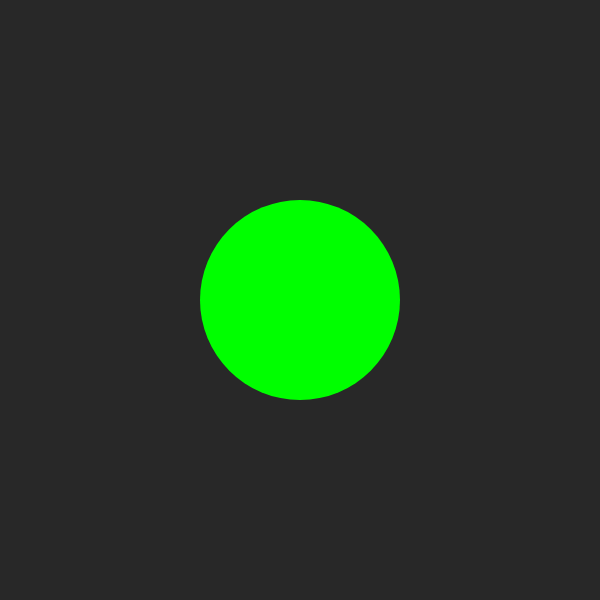
Frame 1 (no input)
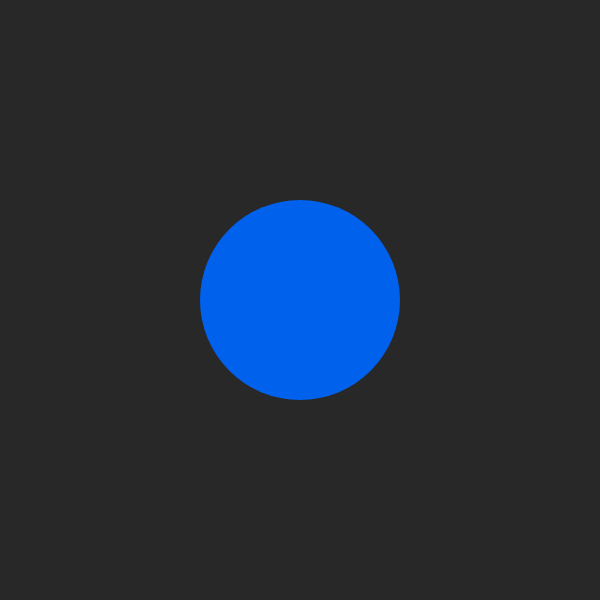
Frame 60 (no input)
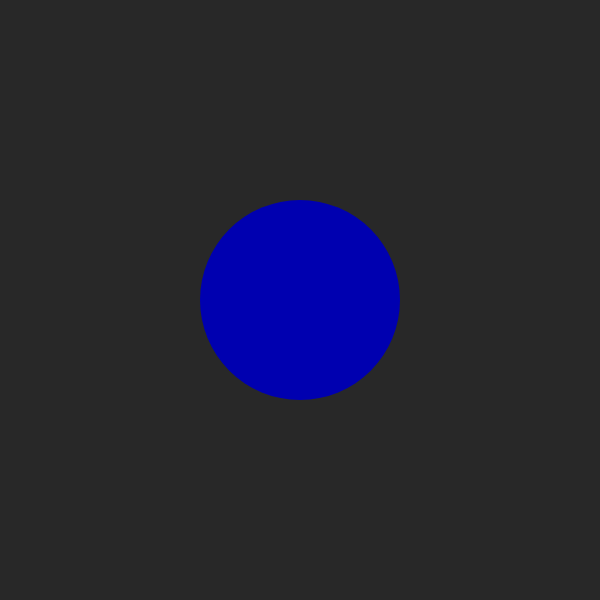
Frame 120 (the mouse pressed at the canvas centre since frame 60)

The p5.js sketch that drew these frames (run headless with seeded random() and noise() and a simulated clock; from frame 60 on, the mouse is pressed at the canvas centre):

// p5.js sketch
// ── sketch.js
var r = 0;
var g = 0;
var b = 0;
var a = 0;

function setup() {
  createCanvas(600, 600);
}

function draw() {
  background(40);
  r = constrain(sin(a + PI)* 255,0,255); //sin varies from -1 to 1 and we multiply this by diamter/2.
  g = constrain(sin(a + PI/2)* 255,0,255);
  b = constrain(sin(a)* 255,0,255);
  noStroke();
  fill(r,g,b);
  ellipse(width/2,height/2,200,200);
  a = a + 0.02;
}
